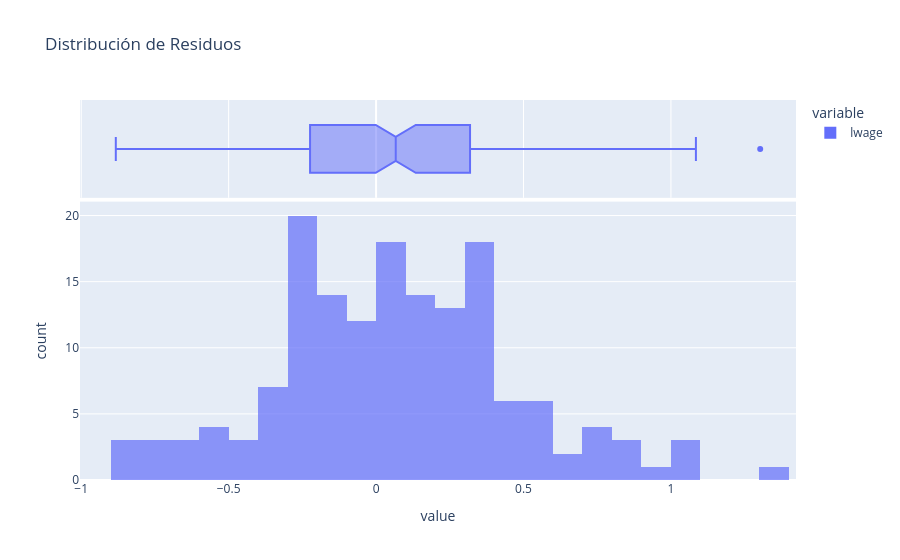

Write notebook code for a chart like this one.
### Code cell
fig = px.histogram(residuos, nbins=30, marginal="box", opacity=0.7, title="Distribución de Residuos", labels={'x': 'Residuos'})
fig.show()

### Figure 1 — Plotly figure (JSON) as saved in the notebook; plotly's stock layout.template omitted (floating-point values rounded to 4 significant figures; data arrays with more than 128 entries replaced by an {"elided": "..."} marker saying what was removed)
{"data": [{"alignmentgroup": "True", "bingroup": "x", "hovertemplate": "variable=lwage<br>value=%{x}<br>count=%{y}<extra></extra>", "legendgroup": "lwage", "marker": {"color": "#636efa", "opacity": 0.7, "pattern": {"shape": ""}}, "name": "lwage", "nbinsx": 30, "offsetgroup": "lwage", "orientation": "v", "showlegend": true, "type": "histogram", "x": {"elided": "158 float values"}, "xaxis": "x", "yaxis": "y"}, {"alignmentgroup": "True", "hovertemplate": "variable=lwage<br>value=%{x}<extra></extra>", "legendgroup": "lwage", "marker": {"color": "#636efa"}, "name": "lwage", "notched": true, "offsetgroup": "lwage", "showlegend": false, "type": "box", "x": {"elided": "158 float values"}, "xaxis": "x2", "yaxis": "y2"}], "layout": {"barmode": "relative", "legend": {"title": {"text": "variable"}, "tracegroupgap": 0}, "title": {"text": "Distribución de Residuos"}, "xaxis": {"anchor": "y", "domain": [0, 1], "title": {"text": "value"}}, "xaxis2": {"anchor": "y2", "domain": [0, 1], "matches": "x", "showgrid": true, "showticklabels": false}, "yaxis": {"anchor": "x", "domain": [0, 0.7326], "title": {"text": "count"}}, "yaxis2": {"anchor": "x2", "domain": [0.7426, 1], "matches": "y2", "showgrid": false, "showline": false, "showticklabels": false, "ticks": ""}}}
